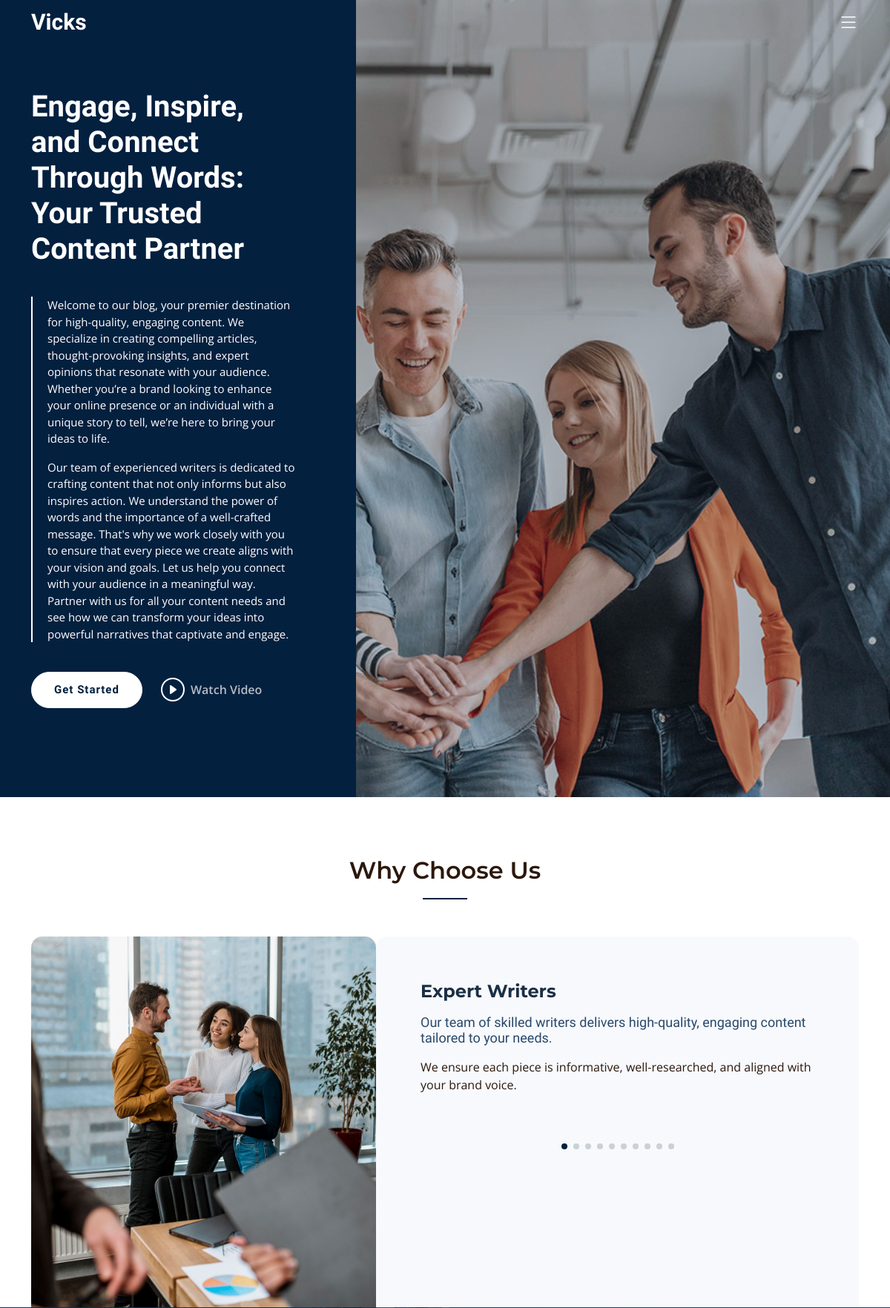
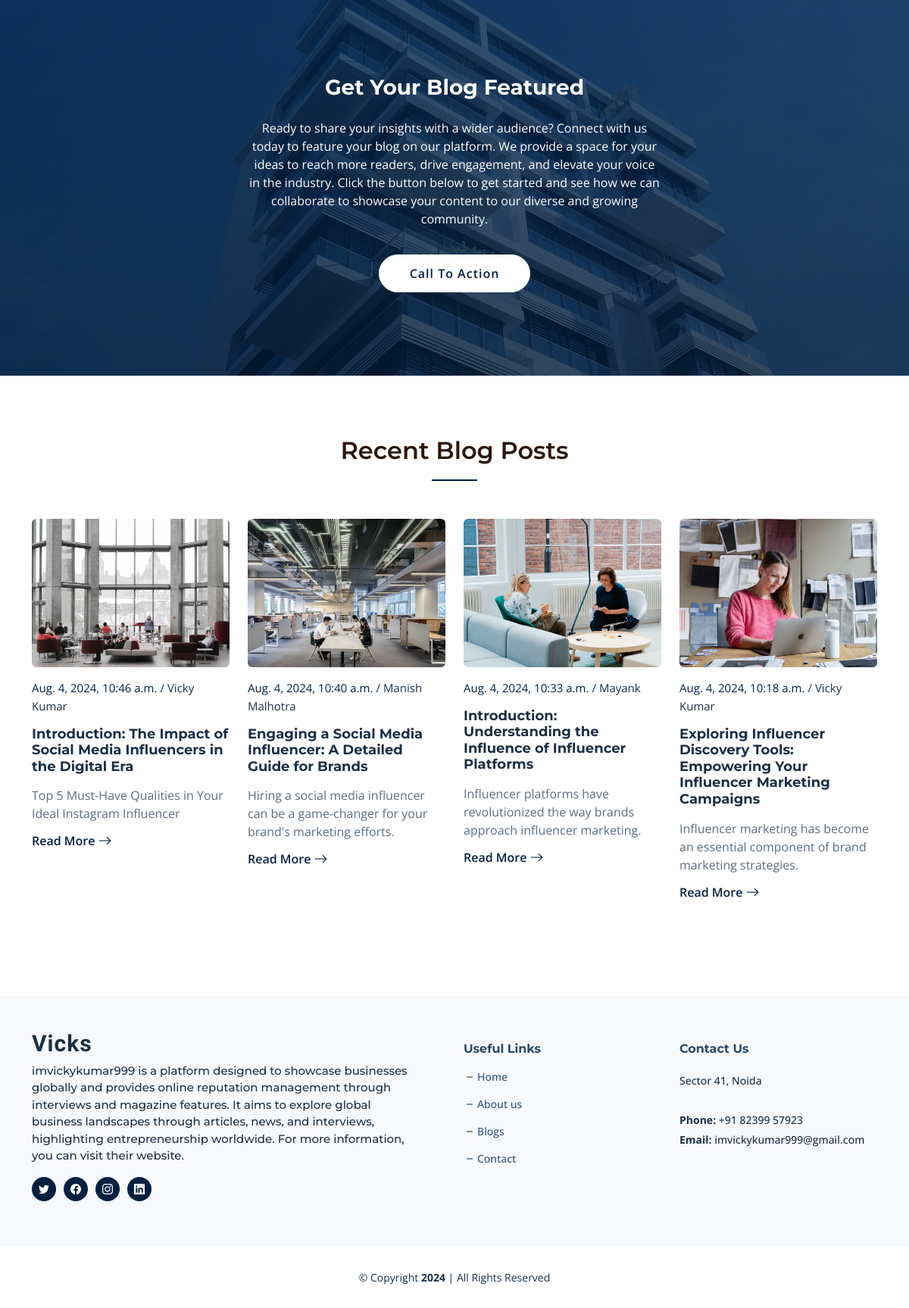
The page / on the database its author committed (2 pictures, top to bottom).
### blog/models.py (models this page shows, shortened)
class StaticContentHome(models.Model):
    heading = models.CharField(max_length=500)
    content_p1 = models.TextField()
    content_p2 = models.TextField()
    youtube_url = models.CharField(max_length=255)

class WhyChooseMeSlider(models.Model):
    title = models.CharField(max_length=300)
    subtitle = models.TextField()
    description = models.TextField()

class CallToAction(models.Model):
    calltoaction = models.CharField(max_length=255)
    calltoaction_p = models.TextField()

class Article(models.Model):
    meta_title = models.CharField(max_length=255)
    meta_description = models.TextField()
    meta_keywords = models.TextField()
    article_slug = models.SlugField(unique=True, max_length=255)
    author_name = models.CharField(max_length=255)
    article_title_h1 = models.CharField(max_length=255)
    category_name = models.ForeignKey('BlogCategory', on_delete=models.CASCADE)
    article_short_description = models.CharField(max_length=200)
    article_date = models.DateTimeField(default=timezone.now, blank=True, null=True)
    thoughts = models.TextField()
    description = RichTextField()
    image = models.ImageField(upload_to='article_images/')

class Footer(models.Model):
    call = models.CharField(max_length=255, default="")
    base_content = models.TextField(default="")
    location = models.CharField(max_length=255, default="")
    email = models.EmailField(max_length=255, default="")
    twitter_url = models.URLField(max_length=255, default="")
    facebook_url = models.URLField(max_length=255, default="")
    instagram_url = models.URLField(max_length=255, default="")
    linkedin_url = models.URLField(max_length=255, default="")

### blog/views.py (the view)
# urls.py: 2. Add a URL to urlpatterns:  path('', views.home, name='home')
def home(request):
    articles = Article.objects.all().order_by('-article_date')[:16]
    sliders = WhyChooseMeSlider.objects.all()
    static_content = StaticContentHome.objects.first()
    footer = Footer.objects.first()
    call2action = CallToAction.objects.first()
    try:
        seo_meta = SEOmeta.objects.get(page_name='home')
    except SEOmeta.DoesNotExist:
        seo_meta = None
    active_home = 'active'
    return render(request, 'index.html', {
        'articles': articles,
        'seo_meta': seo_meta,
        'static_content': static_content,
        'sliders': sliders,
        'footer': footer,
        'call2action': call2action,
        'active_home': active_home,
    })

### blog/templates/index.html (shortened to what this page needs)
{% extends "base.html" %}
{% load static %}
{% block content %}
<section id="hero" class="hero d-flex align-items-center">
  <div class="container">
    <div class="row">
      <div class="col-xl-4">
        <h2 data-aos="fade-up">{{static_content.heading}}</h2>
        <blockquote data-aos="fade-up" data-aos-delay="100">
          <p>{{static_content.content_p1}}</p>
          <p>{{static_content.content_p2}}</p>
        </blockquote>
        <div class="d-flex banner-content" data-aos="fade-up" data-aos-delay="200">
          <a href="/about/" class="btn-get-started">Get Started</a>
          <a href="{{static_content.youtube_url}}" class="glightbox btn-watch-video d-flex align-items-center play-btn"><i class="bi bi-play-circle"></i><span>Watch Video</span></a>
        </div>
      </div>
    </div>
  </div>
</section>
<main id="main">
  <section id="why-us" class="why-us">
    <div class="container" data-aos="fade-up">
      <div class="section-header">
        <h2>Why Choose Us</h2>
      </div>
      <div class="row g-0" data-aos="fade-up" data-aos-delay="200">
        <div class="col-xl-5 img-bg" style="background-image: url('{% static 'assets/img/why-us-bg.jpg' %}')"></div>
        <div class="col-xl-7 slides position-relative">
          <div class="slides-1 swiper">
            <div class="swiper-wrapper">
              {% for slider in sliders %}
                <div class="swiper-slide">
                  <div class="item">
                    <h3 class="mb-3">{{ slider.title }}</h3>
                    <h4 class="mb-3">{{ slider.subtitle }}</h4>
                    <p>{{ slider.description }}</p>
                  </div>
                </div>
              {% endfor %}
            </div>
            <div class="swiper-pagination"></div>
          </div>
        </div>
      </div>
    </div>
  </section>
  <section id="call-to-action" class="call-to-action">
    <div class="container" data-aos="fade-up">
      <div class="row justify-content-center">
        <div class="col-lg-6 text-center">
          <h3>{{call2action.calltoaction}}</h3>
          <p>{{call2action.calltoaction_p}}</p>
          <a class="cta-btn" href="/contact/">Call To Action</a>
        </div>
      </div>
    </div>
  </section>
  <section id="recent-posts" class="recent-posts">
    <div class="container" data-aos="fade-up">
      <div class="section-header">
        <h2>Recent Blog Posts</h2>
      </div>
      <div class="row gy-5 mb-5">
        {% for article in articles %}
        <div class="col-xl-3 col-md-6" data-aos="fade-up" data-aos-delay="100">
          <div class="post-box">
            <div class="post-img"><img src="{{ article.image.url }}" class="img-fluid rounded" alt="{{ article.article_title_h1 }}"></div>
            <div class="meta">
              <span class="post-date">{{ article.article_date }}</span>
              <span class="post-author"> / {{ article.author_name }}</span>
            </div>
            <h3 class="post-title">{{ article.article_title_h1 }}</h3>
            <p>{{ article.article_short_description }}</p>
            <a href="{% url 'article_detail' article.article_slug %}" class="readmore stretched-link"><span>Read More</span><i class="bi bi-arrow-right"></i></a>
          </div>
        </div>
        {% endfor %}
      </div>
    </div>
  </section>
</main>
{% endblock %}

### blog/templates/base.html (shortened to what this page needs)
{% load static %}
<!DOCTYPE html>
<html lang="en">
<head>
  <link href="{% static 'assets/vendor/bootstrap/css/bootstrap.min.css' %}" rel="stylesheet">
  <link href="{% static 'assets/vendor/bootstrap-icons/bootstrap-icons.css' %}" rel="stylesheet">
  <link href="{% static 'assets/vendor/aos/aos.css' %}" rel="stylesheet">
  <link href="{% static 'assets/vendor/glightbox/css/glightbox.min.css' %}" rel="stylesheet">
  <link href="{% static 'assets/vendor/swiper/swiper-bundle.min.css' %}" rel="stylesheet">
  <link href="{% static 'assets/vendor/remixicon/remixicon.css' %}" rel="stylesheet">
  <link href="{% static 'assets/css/main.css' %}" rel="stylesheet">
  <link rel="stylesheet" href="https://cdnjs.cloudflare.com/ajax/libs/font-awesome/5.15.3/css/all.min.css">
</head>
<body>
  <header id="header" class="header d-flex align-items-center fixed-top">
    <div class="container-fluid container-xl d-flex align-items-center justify-content-between">
      <a href="/" class="logo d-flex align-items-center">
        <h1 class="d-flex align-items-center">Vicks</h1>
      </a>
      <i class="mobile-nav-toggle mobile-nav-show bi bi-list"></i>
    </div>
  </header>
  <main id="main">
    {% block content %}{% endblock %}
  </main>
  <footer id="footer" class="footer">
    <div class="footer-content">
      <div class="container">
        <div class="row gy-4">
          <div class="col-lg-6 col-md-12 footer-info pe-5">
            <a href="/" class="logo d-flex align-items-center">
              <span>Vicks</span>
            </a>
            <p>{{footer.base_content}}</p>
            <div class="social-links d-flex mt-3">
              <a href="{{ footer.twitter_url }}" class="twitter" target="_blank"><i class="bi bi-twitter"></i></a>
              <a href="{{ footer.facebook_url }}" class="facebook" target="_blank"><i class="bi bi-facebook"></i></a>
              <a href="{{ footer.instagram_url }}" class="instagram" target="_blank"><i class="bi bi-instagram"></i></a>
              <a href="{{ footer.linkedin_url }}" class="linkedin" target="_blank"><i class="bi bi-linkedin"></i></a>
            </div>
          </div>
          <div class="col-lg-3 col-6 footer-links">
            <h4>Useful Links</h4>
            <ul>
              <li><i class="bi bi-dash"></i> <a href="/">Home</a></li>
              <li><i class="bi bi-dash"></i> <a href="/about/">About us</a></li>
              <li><i class="bi bi-dash"></i> <a href="/blogs/">Blogs</a></li>
              <li><i class="bi bi-dash"></i> <a href="/contact/">Contact</a></li>
            </ul>
          </div>
          <div class="col-lg-3 col-md-12 footer-contact text-center text-md-start">
            <h4>Contact Us</h4>
            <p> {{footer.location}} <br><br>
              <strong>Phone:</strong> {{footer.call}} <br>
              <strong>Email:</strong> {{footer.email}} <br>
            </p>
          </div>
        </div>
      </div>
    </div>
    <div class="footer-legal">
      <div class="container">
        <div class="copyright">
          &copy; Copyright <strong><span id="current-year"></span></strong> | All Rights Reserved
        </div>
      </div>
    </div>
  </footer>
</body>
</html>

### rows shown on the page
StaticContentHome: heading "Engage, Inspire, and Connect Through Words: Your Trusted Content Partner", content_p1 "Welcome to our blog, your premier destination for high-quality, engaging content. We specialize in creating compelling articles, thought-provoking insights, and expert opinions that resonate with your audience. Whether you’re a brand looking to enhance your online presence or an individual with a unique story to tell, we’re here to bring your ideas to life.", content_p2 "Our team of experienced writers is dedicated to crafting content that not only informs but also inspires action. We understand the power of words and the importance of a well-crafted message. That's why we work closely with you to ensure that every piece we create aligns with your vision and goals. Let us help you connect with your audience in a meaningful way. Partner with us for all your content needs and see how we can transform your ideas into powerful narratives that captivate and engage."
WhyChooseMeSlider: title "Expert Writers", subtitle "Our team of skilled writers delivers high-quality, engaging content tailored to your needs.", description "We ensure each piece is informative, well-researched, and aligned with your brand voice."
CallToAction: calltoaction "Get Your Blog Featured", calltoaction_p "Ready to share your insights with a wider audience? Connect with us today to feature your blog on our platform. We provide a space for your ideas to reach more readers, drive engagement, and elevate your voice in the industry. Click the button below to get started and see how we can collaborate to showcase your content to our diverse and growing community."
Article: image (picture), article_date "Aug. 4, 2024, 10:46 a.m.", author_name "Vicky Kumar", article_title_h1 "Introduction: The Impact of Social Media Influencers in the Digital Era", article_short_description "Top 5 Must-Have Qualities in Your Ideal Instagram Influencer"
Article: image (picture), article_date "Aug. 4, 2024, 10:40 a.m.", author_name "Manish Malhotra", article_title_h1 "Engaging a Social Media Influencer: A Detailed Guide for Brands", article_short_description "Hiring a social media influencer can be a game-changer for your brand's marketing efforts."
Article: image (picture), article_date "Aug. 4, 2024, 10:33 a.m.", author_name "Mayank", article_title_h1 "Introduction: Understanding the Influence of Influencer Platforms", article_short_description "Influencer platforms have revolutionized the way brands approach influencer marketing."
Article: image (picture), article_date "Aug. 4, 2024, 10:18 a.m.", author_name "Vicky Kumar", article_title_h1 "Exploring Influencer Discovery Tools: Empowering Your Influencer Marketing Campaigns", article_short_description "Influencer marketing has become an essential component of brand marketing strategies."
Footer: base_content "imvickykumar999 is a platform designed to showcase businesses globally and provides online reputation management through interviews and magazine features. It aims to explore global business landscapes through articles, news, and interviews, highlighting entrepreneurship worldwide. For more information, you can visit their website.", location "Sector 41, Noida", call "+91 82399 57923", email "imvickykumar999@gmail.com"
